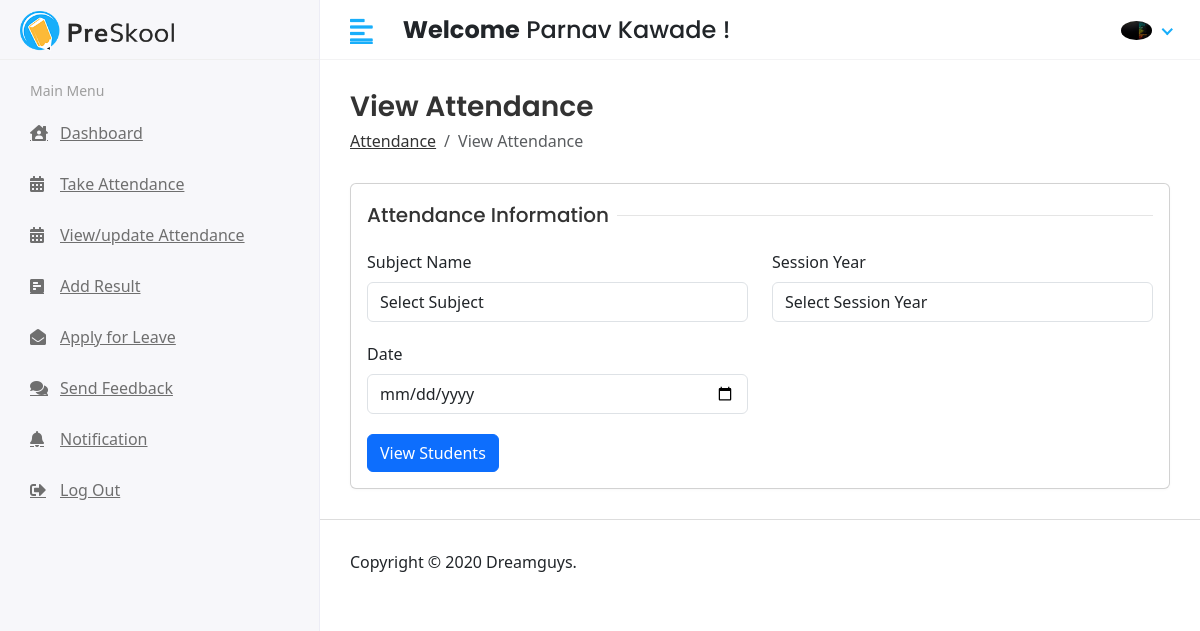
/hod/student/view_attendance (signed in), run on the app's committed database.
### app/models.py (models this page shows)
class CustomUser(AbstractUser):
    USER = (
        (1,'HOD'),
        (2,'TEACHER'),
        (3,'STUDENT'),
    )
    user_type = models.CharField(choices=USER, max_length=50, default=1)
    profile_pic = models.ImageField(upload_to='media/profile_pic')
    dob = models.DateField(max_length=8,default=date.today)
    phone_no = models.CharField(max_length=12)
    address = models.TextField()

### student_management_systems/Hod_Views.py (the view, shortened to what this page needs)
# urls.py: path('hod/student/view_attendance',Hod_Views.viewAttendance, name='viewAttendance'),
@login_required(login_url='/')
def viewAttendance(request):
    subjectAll = Subject.objects.all()
    sessionYearAll = Session_Year.objects.all()
    action = request.GET.get('action')
    getSubject = None
    getSessionYear = None
    attendanceDate = None
    attendanceList = None
    context = {
        'subjectAll' : subjectAll,
        'sessionYearAll' : sessionYearAll,
        'action' : action,
        'getSubject' : getSubject,
        'getSessionYear' : getSessionYear,
        'attendanceDate' : attendanceDate,
        'attendanceList' : attendanceList
    }
    return render(request,'Hod/view_attendance.html',context)

### templates/Hod/view_attendance.html (shortened to what this page needs)
{% extends "base.html" %}
{% block content %}
<div class="content container-fluid">
    <div class="page-header">
        <div class="row align-items-center">
            <div class="col">
                <h3 class="page-title">View Attendance</h3>
                <ul class="breadcrumb">
                    <li class="breadcrumb-item"><a href="">Attendance</a></li>
                    <li class="breadcrumb-item active">View Attendance</li>
                </ul>
            </div>
        </div>
    </div>
    {% if action is None %}
    <div class="row">
        <div class="col-sm-12">
            <div class="card">
                <div class="card-body">
                    <form action="?action=view_attendance" method="POST">
                        <div class="row">
                            <div class="col-12">
                                <h5 class="form-title"><span>Attendance Information</span></h5>
                            </div>
                            <div class="col-12 col-sm-6">
                                <div class="form-group">
                                    <label>Subject Name</label>
                                    <select class="form-control" name="subject_id" required>
                                        <option value="">Select Subject</option>
                                    </select>
                                </div>
                            </div>
                            <div class="col-12 col-sm-6">
                                <div class="form-group">
                                    <label>Session Year</label>
                                    <select class="form-control" name="session_id" required>
                                        <option value="">Select Session Year</option>
                                    </select>
                                </div>
                            </div>
                            <div class="col-12 col-sm-6">
                                <div class="form-group">
                                    <label>Date</label>
                                    <input type="date" class="form-control" name="attendance_date" required>
                                </div>
                            </div>
                            <div class="col-12">
                                <button type="submit" class="btn btn-primary">View Students</button>
                            </div>
                        </div>
                    </form>
                </div>
            </div>
        </div>
    </div>
    {% endif %}
</div>
{% endblock content %}

### templates/includes/header.html (shortened to what this page needs)
{% load static %}
<div class="header">
    <div class="header-left">
        <a href="" class="logo">
            <img src="{% static 'assets/img/logo.png' %}" alt="Logo">
        </a>
    </div>
    <a href="javascript:void(0);" id="toggle_btn">
        <i class="fas fa-align-left"></i>
    </a>
    <div class="top-nav-search mt-3">
        <h4><strong>Welcome</strong><span> {{user.first_name}} {{user.last_name}} !</span></h4>
    </div>
    <ul class="nav user-menu">
        <li class="nav-item dropdown has-arrow">
            <a href="#" class="dropdown-toggle nav-link" data-toggle="dropdown">
                <span class="user-img">
                    {% if user.profile_pic == "" %}
                    <img class="rounded-circle" src="/media/profile_pic/avtar.JPEG" width="31"
                        alt="{{user.first_name}}">
                    {% else %}
                    <img class="rounded-circle" src="/{{user.profile_pic}}" width="31" alt="{{user.first_name}}
                        {{user.last_name}}">
                    {% endif %}</span>
            </a>
        </li>
    </ul>
</div>

### static/assets/css/style.css (style rules this page uses)
html { height: 100%; }
body { background-color: #fff; color: #333; font-family: 'Poppins', sans-serif; font-size: 1rem; height: 100%; line-height: 1.5; overflow-x: hidden; }
h1, h2, h3, h4, h5, h6 { font-family: 'Poppins', sans-serif; margin-top: 0; }
.form-control { border: 1px solid #ddd; box-shadow: none; color: #333; font-size: 15px; height: 40px; }
a { color: #009ce7; }
input, button, a { transition: all 0.4s ease; -moz-transition: all 0.4s ease; -o-transition: all 0.4s ease; -ms-transition: all 0.4s ease; -webkit-transition: all 0.4s ease; }
input, input:focus, button, button:focus { outline: none; }
.form-group { margin-bottom: 1.25rem; }
ul, ol { padding: 0px; list-style: none; }
.btn-primary { background-color: #FFBC53; border: 1px solid #FFBC53; }
.card { border: 1px solid #ececf5; box-shadow: 0 1px 3px 0 rgba(0, 0, 0, 0.03); margin-bottom: 1.875rem; }
.card-body { padding: 1.5rem; }
.header { background-color: #fff; border-bottom: 1px solid #f3f3f4; left: 0; position: fixed; right: 0; top: 0; z-index: 1001; height: 60px; }
.header .header-left { float: left; height: 60px; padding: 0 20px; position: relative; width: 320px; z-index: 1; transition: all 0.2s ease-in-out; background-color: #f7f7fa; border-bottom: 1px solid #efefef; border-right: 1px solid #ececf5; display: flex; align-items: center; }
.header .header-left .logo { display: inline-block; line-height: 60px; }
.header .header-left .logo img { max-height: 40px; width: auto; }
.header .dropdown-toggle:after { display: none; }
.header .has-arrow .dropdown-toggle:after { border-top: 0; border-left: 0; border-bottom: 2px solid #18aefa; border-right: 2px solid #18aefa; content: ''; height: 8px; display: inline-block; pointer-events: none; -webkit-transform-origin: 66% 66%; -ms-transform-origin: 66% 66%; transform-origin: 66% 66%; -webkit-transform: rotate(45deg); -ms-transform: rotate(45deg); transform: rotate(45deg); -webkit-transition: all 0.15s ease-in-out; transition: all 0.15s ease-in-out; width: 8px; vertical-align: 0px; }
.user-menu { float: right; margin: 0; position: relative; z-index: 99; padding-right: 15px; }
.user-menu.nav > li > a { color: #a0a0a0; font-size: 14px; line-height: 58px; padding: 0 15px; height: 60px; }
.user-img { margin-right: 3px; position: relative; }
.top-nav-search { float: left; margin-left: 15px; }
.page-wrapper > .content { padding: 1.875rem 1.875rem 0; }
.page-header { margin-bottom: 1.875rem; }
.page-header .breadcrumb { background-color: transparent; color: #6c757d; font-size: 1rem; font-weight: 500; margin-bottom: 0; padding: 0; }
.page-header .breadcrumb a { color: #333; }
.page-title { font-size: 28px; font-weight: 600; color: #333; margin-bottom: 5px; }
.form-title { width: 100%; max-width: 100%; padding: 0; font-size: 1.25rem; font-weight: 500; line-height: inherit; color: #333; white-space: normal; position: relative; display: block; margin-bottom: 20px; }
.form-title:before { content: ""; position: absolute; left: 0px; right: 0px; height: 1px; top: 50%; background-color: rgba(0, 0, 0, 0.1); }
.form-title span { padding: 0px 0.5rem 0 0; background-color: #fff; display: inline-block; z-index: 2; position: relative; }
@media (min-width: 992px) { #toggle_btn { align-items: center; color: #18aefa; display: inline-flex; float: left; font-size: 26px; height: 60px; justify-content: center; margin-left: 15px; padding: 0 15px; } }

### data on the page
CustomUser: first_name "Parnav", last_name "Kawade", profile_pic (picture)
